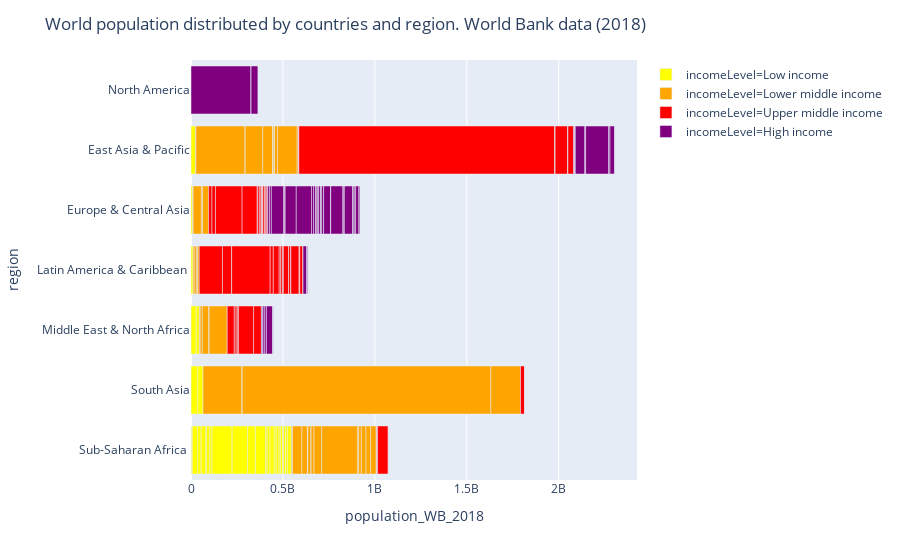

The notebook cell this image was saved under:
### Code cell
fig = go.Figure()

fig = px.bar(wb_countries_pop_comp.sort_values(by='region',ascending=False), y="region", x="population_WB_2018", color="incomeLevel", orientation="h", hover_name="name", 
             color_discrete_map={
                "Low income": "yellow",
                "Lower middle income": "orange",
                "Upper middle income": "red",
                "High income": "purple"
             })

#'#0d0887', '#46039f', '#7201a8', '#9c179e', '#bd3786', '#d8576b', '#ed7953', '#fb9f3a', '#fdca26', '#f0f921'
fig.update_layout(title_text='World population distributed by countries and region. World Bank data (2018)')

fig.show()
fig.write_html("PxBarPopulationRegionCountriesWBDS.html")

### Figure 1 — Plotly figure (JSON) as saved in the notebook; plotly's stock layout.template omitted (floating-point values rounded to 4 significant figures)
{"data": [{"alignmentgroup": "True", "hoverlabel": {"namelength": 0}, "hovertemplate": "<b>%{hovertext}</b><br><br>incomeLevel=Low income<br>population_WB_2018=%{x}<br>region=%{y}", "hovertext": ["Liberia", "Guinea-Bissau", "Mozambique", "Mali", "Madagascar", "Gambia, The", "Malawi", "Guinea", "Ethiopia", "Eritrea", "Congo, Dem. Rep.", "Uganda", "Tanzania", "Togo", "Chad", "Niger", "South Sudan", "Somalia", "Sierra Leone", "Rwanda", "Central African Republic", "Burundi", "Benin", "Burkina Faso", "Afghanistan", "Nepal", "Yemen, Rep.", "Syrian Arab Republic", "Haiti", "Tajikistan", "Korea, Dem. People’s Rep."], "legendgroup": "incomeLevel=Low income", "marker": {"color": "yellow"}, "name": "incomeLevel=Low income", "offsetgroup": "incomeLevel=Low income", "orientation": "h", "showlegend": true, "textposition": "auto", "type": "bar", "x": [4818977, 1874309, 29495962, 19077690, 26262368, 2280102, 18143315, 12414318, 109224559, null, 84068091, 42723139, 56318348, 7889094, 15477751, 22442948, 10975920, 15008154, 7650154, 12301939, 4666377, 11175378, 11485048, 19751535, 37172386, 28087871, 28498687, 16906283, 11123176, 9100837, 25549819], "xaxis": "x", "y": ["Sub-Saharan Africa ", "Sub-Saharan Africa ", "Sub-Saharan Africa ", "Sub-Saharan Africa ", "Sub-Saharan Africa ", "Sub-Saharan Africa ", "Sub-Saharan Africa ", "Sub-Saharan Africa ", "Sub-Saharan Africa ", "Sub-Saharan Africa ", "Sub-Saharan Africa ", "Sub-Saharan Africa ", "Sub-Saharan Africa ", "Sub-Saharan Africa ", "Sub-Saharan Africa ", "Sub-Saharan Africa ", "Sub-Saharan Africa ", "Sub-Saharan Africa ", "Sub-Saharan Africa ", "Sub-Saharan Africa ", "Sub-Saharan Africa ", "Sub-Saharan Africa ", "Sub-Saharan Africa ", "Sub-Saharan Africa ", "South Asia", "South Asia", "Middle East & North Africa", "Middle East & North Africa", "Latin America & Caribbean ", "Europe & Central Asia", "East Asia & Pacific"], "yaxis": "y"}, {"alignmentgroup": "True", "hoverlabel": {"namelength": 0}, "hovertemplate": "<b>%{hovertext}</b><br><br>incomeLevel=Lower middle income<br>population_WB_2018=%{x}<br>region=%{y}", "hovertext": ["Mauritania", "Lesotho", "Kenya", "Ghana", "Cabo Verde", "Comoros", "Eswatini", "Zambia", "Sao Tome and Principe", "Senegal", "Sudan", "Nigeria", "Congo, Rep.", "Zimbabwe", "Cameroon", "Cote d'Ivoire", "Angola", "Pakistan", "Bhutan", "India", "Bangladesh", "West Bank and Gaza", "Tunisia", "Morocco", "Djibouti", "Egypt, Arab Rep.", "Nicaragua", "Bolivia", "El Salvador", "Honduras", "Moldova", "Ukraine", "Kyrgyz Republic", "Uzbekistan", "Timor-Leste", "Indonesia", "Vanuatu", "Vietnam", "Myanmar", "Mongolia", "Micronesia, Fed. Sts.", "Lao PDR", "Kiribati", "Cambodia", "Philippines", "Papua New Guinea", "Solomon Islands"], "legendgroup": "incomeLevel=Lower middle income", "marker": {"color": "orange"}, "name": "incomeLevel=Lower middle income", "offsetgroup": "incomeLevel=Lower middle income", "orientation": "h", "showlegend": true, "textposition": "auto", "type": "bar", "x": [4403319, 2108132, 51393010, 29767108, 543767, 832322, 1136191, 17351822, 211028, 15854360, 41801533, 195874740, 5244363, 14439018, 25216237, 25069229, 30809762, 212215030, 754394, 1352617328, 161356039, 4569087, 11565204, 36029138, 958920, 98423595, 6465513, 11353142, 6420744, 9587522, 2706049, 44622516, 6322800, 32955400, 1267972, 267663435, 292680, 95540395, 53708395, 3170208, 112640, 7061507, 115847, 16249798, 106651922, 8606316, 652858], "xaxis": "x", "y": ["Sub-Saharan Africa ", "Sub-Saharan Africa ", "Sub-Saharan Africa ", "Sub-Saharan Africa ", "Sub-Saharan Africa ", "Sub-Saharan Africa ", "Sub-Saharan Africa ", "Sub-Saharan Africa ", "Sub-Saharan Africa ", "Sub-Saharan Africa ", "Sub-Saharan Africa ", "Sub-Saharan Africa ", "Sub-Saharan Africa ", "Sub-Saharan Africa ", "Sub-Saharan Africa ", "Sub-Saharan Africa ", "Sub-Saharan Africa ", "South Asia", "South Asia", "South Asia", "South Asia", "Middle East & North Africa", "Middle East & North Africa", "Middle East & North Africa", "Middle East & North Africa", "Middle East & North Africa", "Latin America & Caribbean ", "Latin America & Caribbean ", "Latin America & Caribbean ", "Latin America & Caribbean ", "Europe & Central Asia", "Europe & Central Asia", "Europe & Central Asia", "Europe & Central Asia", "East Asia & Pacific", "East Asia & Pacific", "East Asia & Pacific", "East Asia & Pacific", "East Asia & Pacific", "East Asia & Pacific", "East Asia & Pacific", "East Asia & Pacific", "East Asia & Pacific", "East Asia & Pacific", "East Asia & Pacific", "East Asia & Pacific", "East Asia & Pacific"], "yaxis": "y"}, {"alignmentgroup": "True", "hoverlabel": {"namelength": 0}, "hovertemplate": "<b>%{hovertext}</b><br><br>incomeLevel=Upper middle income<br>population_WB_2018=%{x}<br>region=%{y}", "hovertext": ["Equatorial Guinea", "Gabon", "Mauritius", "Namibia", "South Africa", "Botswana", "Sri Lanka", "Maldives", "Iraq", "Jordan", "Lebanon", "Libya", "Iran, Islamic Rep.", "Algeria", "Mexico", "Colombia", "Belize", "Brazil", "Ecuador", "Peru", "Paraguay", "Dominican Republic", "Dominica", "Grenada", "Costa Rica", "Venezuela, RB", "St. Vincent and the Grenadines", "Cuba", "Suriname", "Argentina", "Jamaica", "St. Lucia", "Guyana", "Guatemala", "Kazakhstan", "Romania", "Russian Federation", "Turkey", "Georgia", "Azerbaijan", "Serbia", "Armenia", "Albania", "North Macedonia", "Montenegro", "Kosovo", "Belarus", "Bosnia and Herzegovina", "Turkmenistan", "Bulgaria", "Tonga", "Tuvalu", "China", "Samoa", "Fiji", "Thailand", "American Samoa", "Marshall Islands", "Malaysia", "Nauru"], "legendgroup": "incomeLevel=Upper middle income", "marker": {"color": "red"}, "name": "incomeLevel=Upper middle income", "offsetgroup": "incomeLevel=Upper middle income", "orientation": "h", "showlegend": true, "textposition": "auto", "type": "bar", "x": [1308974, 2119275, 1265303, 2448255, 57779622, 2254126, 21670000, 515696, 38433600, 9956011, 6848925, 6678567, 81800269, 42228429, 126190788, 49648685, 383071, 209469333, 17084357, 31989256, 6956071, 10627165, 71625, 111454, 4999441, 28870195, 110210, 11338138, 575991, 44494502, 2934855, 181889, 779004, 17247807, 18272430, 19466145, 144478050, 82319724, 3726549, 9939800, 6982604, 2951776, 2866376, 2082958, 622227, 1845300, 9483499, 3323929, 5850908, 7025037, 103197, 11508, 1392730000, 196130, 883483, 69428524, 55465, 58413, 31528585, 12704], "xaxis": "x", "y": ["Sub-Saharan Africa ", "Sub-Saharan Africa ", "Sub-Saharan Africa ", "Sub-Saharan Africa ", "Sub-Saharan Africa ", "Sub-Saharan Africa ", "South Asia", "South Asia", "Middle East & North Africa", "Middle East & North Africa", "Middle East & North Africa", "Middle East & North Africa", "Middle East & North Africa", "Middle East & North Africa", "Latin America & Caribbean ", "Latin America & Caribbean ", "Latin America & Caribbean ", "Latin America & Caribbean ", "Latin America & Caribbean ", "Latin America & Caribbean ", "Latin America & Caribbean ", "Latin America & Caribbean ", "Latin America & Caribbean ", "Latin America & Caribbean ", "Latin America & Caribbean ", "Latin America & Caribbean ", "Latin America & Caribbean ", "Latin America & Caribbean ", "Latin America & Caribbean ", "Latin America & Caribbean ", "Latin America & Caribbean ", "Latin America & Caribbean ", "Latin America & Caribbean ", "Latin America & Caribbean ", "Europe & Central Asia", "Europe & Central Asia", "Europe & Central Asia", "Europe & Central Asia", "Europe & Central Asia", "Europe & Central Asia", "Europe & Central Asia", "Europe & Central Asia", "Europe & Central Asia", "Europe & Central Asia", "Europe & Central Asia", "Europe & Central Asia", "Europe & Central Asia", "Europe & Central Asia", "Europe & Central Asia", "Europe & Central Asia", "East Asia & Pacific", "East Asia & Pacific", "East Asia & Pacific", "East Asia & Pacific", "East Asia & Pacific", "East Asia & Pacific", "East Asia & Pacific", "East Asia & Pacific", "East Asia & Pacific", "East Asia & Pacific"], "yaxis": "y"}, {"alignmentgroup": "True", "hoverlabel": {"namelength": 0}, "hovertemplate": "<b>%{hovertext}</b><br><br>incomeLevel=High income<br>population_WB_2018=%{x}<br>region=%{y}", "hovertext": ["Seychelles", "United States", "Bermuda", "Canada", "Oman", "Kuwait", "United Arab Emirates", "Israel", "Saudi Arabia", "Bahrain", "Qatar", "Malta", "Bahamas, The", "Chile", "Panama", "Puerto Rico", "Uruguay", "Virgin Islands (U.S.)", "British Virgin Islands", "Curacao", "Cayman Islands", "Trinidad and Tobago", "Turks and Caicos Islands", "Sint Maarten (Dutch part)", "Antigua and Barbuda", "St. Martin (French part)", "Aruba", "St. Kitts and Nevis", "Barbados", "Monaco", "Hungary", "Portugal", "United Kingdom", "Denmark", "Lithuania", "Italy", "Germany", "Belgium", "Czech Republic", "San Marino", "Austria", "Isle of Man", "Iceland", "Slovak Republic", "Slovenia", "Sweden", "Gibraltar", "Cyprus", "Ireland", "Greece", "Andorra", "Poland", "Luxembourg", "Liechtenstein", "Channel Islands", "France", "Estonia", "Faroe Islands", "Finland", "Spain", "Greenland", "Latvia", "Switzerland", "Croatia", "Netherlands", "Norway", "Taiwan, China", "Hong Kong SAR, China", "Guam", "Macao SAR, China", "Northern Mariana Islands", "New Caledonia", "Korea, Rep.", "New Zealand", "Palau", "Japan", "French Polynesia", "Singapore", "Australia", "Brunei Darussalam"], "legendgroup": "incomeLevel=High income", "marker": {"color": "purple"}, "name": "incomeLevel=High income", "offsetgroup": "incomeLevel=High income", "orientation": "h", "showlegend": true, "textposition": "auto", "type": "bar", "x": [96762, 326687501, 63973, 37057765, 4829483, 4137309, 9630959, 8882800, 33699947, 1569439, 2781677, 484630, 385640, 18729160, 4176873, 3195153, 3449299, 106977, 29802, 159800, 64174, 1389858, 37665, 40654, 96286, 37264, 105845, 52441, 286641, 38682, 9775564, 10283822, 66460344, 5793636, 2801543, 60421760, 82905782, 11433256, 10629928, 33785, 8840521, 84077, 352721, 5446771, 2073894, 10175214, 33718, 1189265, 4867309, 10731726, 77006, 37974750, 607950, 37910, 170499, 66977107, 1321977, 48497, 5515525, 46796540, 56025, 1927174, 8513227, 4087843, 17231624, 5311916, null, 7451000, 165768, 631636, 56882, 284060, 51606633, 4841000, 17907, 126529100, 277679, 5638676, 24982688, 428962], "xaxis": "x", "y": ["Sub-Saharan Africa ", "North America", "North America", "North America", "Middle East & North Africa", "Middle East & North Africa", "Middle East & North Africa", "Middle East & North Africa", "Middle East & North Africa", "Middle East & North Africa", "Middle East & North Africa", "Middle East & North Africa", "Latin America & Caribbean ", "Latin America & Caribbean ", "Latin America & Caribbean ", "Latin America & Caribbean ", "Latin America & Caribbean ", "Latin America & Caribbean ", "Latin America & Caribbean ", "Latin America & Caribbean ", "Latin America & Caribbean ", "Latin America & Caribbean ", "Latin America & Caribbean ", "Latin America & Caribbean ", "Latin America & Caribbean ", "Latin America & Caribbean ", "Latin America & Caribbean ", "Latin America & Caribbean ", "Latin America & Caribbean ", "Europe & Central Asia", "Europe & Central Asia", "Europe & Central Asia", "Europe & Central Asia", "Europe & Central Asia", "Europe & Central Asia", "Europe & Central Asia", "Europe & Central Asia", "Europe & Central Asia", "Europe & Central Asia", "Europe & Central Asia", "Europe & Central Asia", "Europe & Central Asia", "Europe & Central Asia", "Europe & Central Asia", "Europe & Central Asia", "Europe & Central Asia", "Europe & Central Asia", "Europe & Central Asia", "Europe & Central Asia", "Europe & Central Asia", "Europe & Central Asia", "Europe & Central Asia", "Europe & Central Asia", "Europe & Central Asia", "Europe & Central Asia", "Europe & Central Asia", "Europe & Central Asia", "Europe & Central Asia", "Europe & Central Asia", "Europe & Central Asia", "Europe & Central Asia", "Europe & Central Asia", "Europe & Central Asia", "Europe & Central Asia", "Europe & Central Asia", "Europe & Central Asia", "East Asia & Pacific", "East Asia & Pacific", "East Asia & Pacific", "East Asia & Pacific", "East Asia & Pacific", "East Asia & Pacific", "East Asia & Pacific", "East Asia & Pacific", "East Asia & Pacific", "East Asia & Pacific", "East Asia & Pacific", "East Asia & Pacific", "East Asia & Pacific", "East Asia & Pacific"], "yaxis": "y"}], "layout": {"barmode": "relative", "legend": {"tracegroupgap": 0}, "margin": {"t": 60}, "title": {"text": "World population distributed by countries and region. World Bank data (2018)"}, "xaxis": {"anchor": "y", "domain": [0, 1], "title": {"text": "population_WB_2018"}}, "yaxis": {"anchor": "x", "domain": [0, 1], "title": {"text": "region"}}}}
